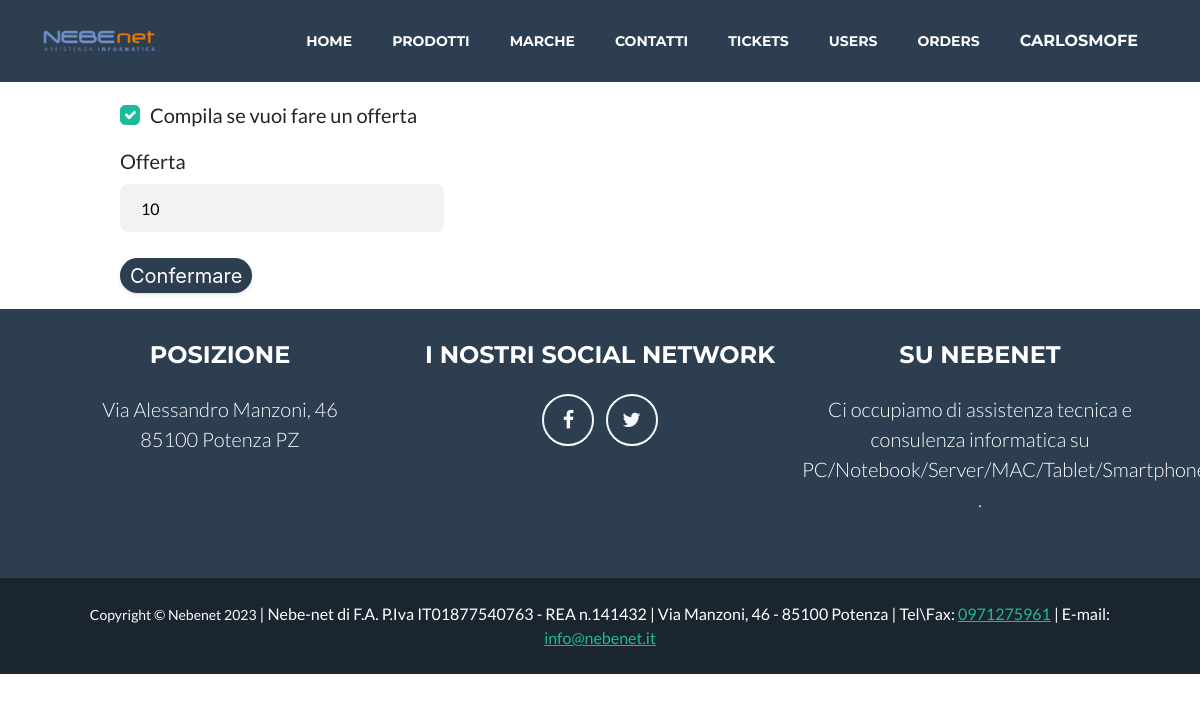
The app's page /product/2/update/sale (signed in), older data.
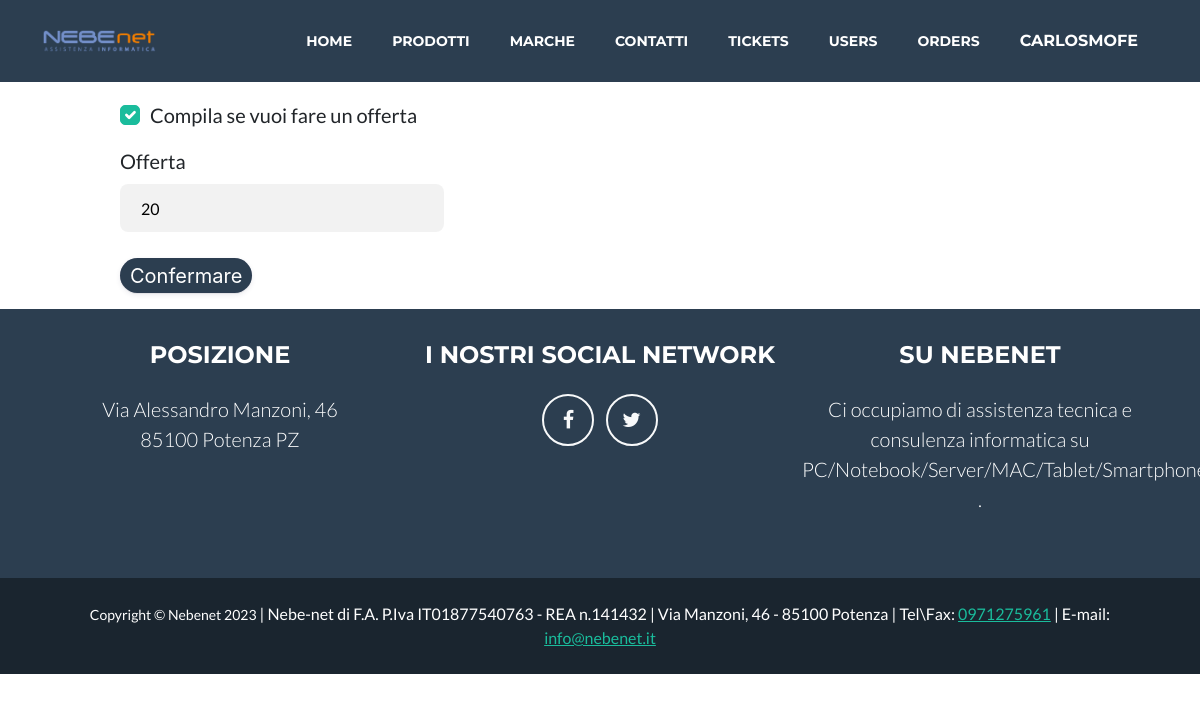
The same page, newer data.
### nebenet_app/models.py (models this page shows, shortened)
class Product(models.Model):
    pro_name = models.CharField('Nome',max_length=50, blank=False)
    pro_price_after = models.DecimalField('Prezzo novo',blank=True, null=True, max_digits=10, decimal_places=2)
    pro_price = models.DecimalField('Prezzo',max_digits=10, decimal_places=2)
    pro_description = models.TextField('Descrizione',max_length=3000, blank=False)
    pro_characteristics =  models.TextField('Caratteristiche',max_length=3000, blank=False)
    pro_sale = models.BooleanField('Compila se vuoi fare un offerta')
    pro_brand = models.ForeignKey(Brand,on_delete=models.CASCADE)
    pro_img = models.ImageField(upload_to ='img/')
    pro_salenumber = models.PositiveIntegerField('offerta',blank=True, default=10, validators=[MinValueValidator(1), MaxValueValidator(100)])
    category = models.ForeignKey(Category, on_delete=models.CASCADE, default=1)

### nebenet_app/views.py (the view, shortened to what this page needs)
# urls.py: path('product/<int:pk>/update/sale', Product_Update_Sale.as_view(), name='products_update_sale'),
class Product_Update_Sale(UserPassesTestMixin, LoginRequiredMixin, UpdateView):
    model = Product
    form_class = SaleForm
    success_url = reverse_lazy('products_admin_list')
    def test_func(self):
        user = self.request.user
        return self.request.user.is_staff or user.groups.filter(name='dependiente').exists()

### nebenet_app/forms.py
class SaleForm(forms.ModelForm):
	error_css_class = 'error-field'
	required_css_class = 'required-field'
	class Meta:
		model =  Product
		fields = ('pro_sale','pro_salenumber')

### nebenet_app/templatetags/filtro.py (called while the page is built)
@register.filter
def tiene_rol_o_grupo(user):
    return user.groups.filter(name='dependiente').exists() or user.is_staff

### nebenet_app/templates/nebenet_app/product_form.html (shortened to what this page needs)
{% extends 'base.html' %}
{% load static %}
{% load crispy_forms_tags %}
{% block content %}
<head>
  <link rel="stylesheet" href="/static/css/styleforms.css">
</head>
<div class="formulario">
  <form enctype="multipart/form-data" method="post">
    {{ form|crispy }}
    <button class="button-9">Confermare</button>
  </form>
</div>
{% endblock %}

Row changes from the older to the newer data that the page shows:
changed Product: pro_salenumber "10" → "20"
